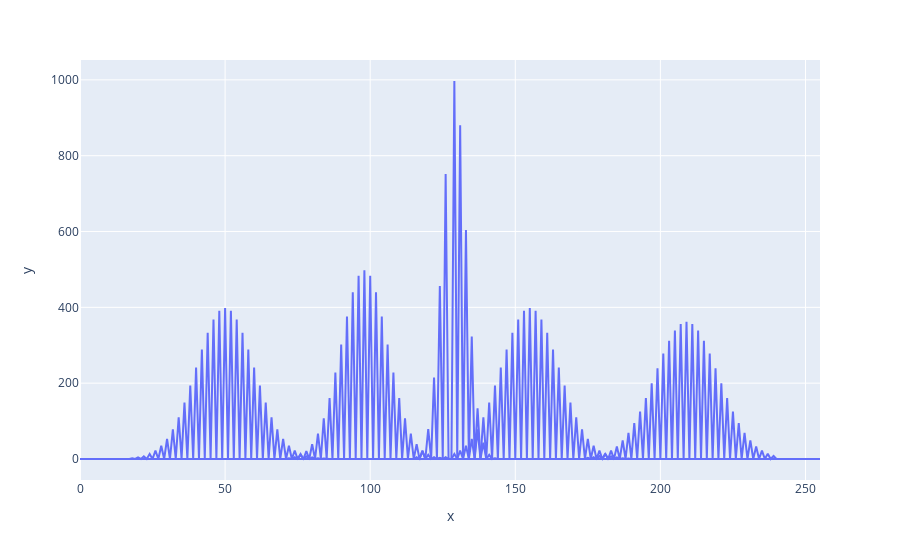

The notebook cell this image was saved under:
### Code cell
fig1.add_trace(fig2.data[0])
fig1.add_trace(fig3.data[0])
fig1.add_trace(fig4.data[0])
fig1.add_trace(fig5.data[0])

### Figure 1 — Plotly figure (JSON) as saved in the notebook; plotly's stock layout.template omitted (floating-point values rounded to 4 significant figures; data arrays with more than 128 entries replaced by an {"elided": "..."} marker saying what was removed)
{"data": [{"hovertemplate": "x=%{x}<br>y=%{y}<extra></extra>", "legendgroup": "", "line": {"color": "#636efa", "dash": "solid"}, "marker": {"symbol": "circle"}, "mode": "lines", "name": "", "orientation": "v", "showlegend": false, "type": "scatter", "x": {"elided": "256 int values"}, "xaxis": "x", "y": {"elided": "256 int values"}, "yaxis": "y"}, {"hovertemplate": "x=%{x}<br>y=%{y}<extra></extra>", "legendgroup": "", "line": {"color": "#636efa", "dash": "solid"}, "marker": {"symbol": "circle"}, "mode": "lines", "name": "", "orientation": "v", "showlegend": false, "type": "scatter", "x": {"elided": "256 int values"}, "xaxis": "x", "y": {"elided": "256 int values"}, "yaxis": "y"}, {"hovertemplate": "x=%{x}<br>y=%{y}<extra></extra>", "legendgroup": "", "line": {"color": "#636efa", "dash": "solid"}, "marker": {"symbol": "circle"}, "mode": "lines", "name": "", "orientation": "v", "showlegend": false, "type": "scatter", "x": {"elided": "256 int values"}, "xaxis": "x", "y": {"elided": "256 int values"}, "yaxis": "y"}, {"hovertemplate": "x=%{x}<br>y=%{y}<extra></extra>", "legendgroup": "", "line": {"color": "#636efa", "dash": "solid"}, "marker": {"symbol": "circle"}, "mode": "lines", "name": "", "orientation": "v", "showlegend": false, "type": "scatter", "x": {"elided": "256 int values"}, "xaxis": "x", "y": {"elided": "256 int values"}, "yaxis": "y"}, {"hovertemplate": "x=%{x}<br>y=%{y}<extra></extra>", "legendgroup": "", "line": {"color": "#636efa", "dash": "solid"}, "marker": {"symbol": "circle"}, "mode": "lines", "name": "", "orientation": "v", "showlegend": false, "type": "scatter", "x": {"elided": "256 int values"}, "xaxis": "x", "y": {"elided": "256 int values"}, "yaxis": "y"}], "layout": {"legend": {"tracegroupgap": 0}, "margin": {"t": 60}, "xaxis": {"anchor": "y", "domain": [0, 1], "title": {"text": "x"}}, "yaxis": {"anchor": "x", "domain": [0, 1], "title": {"text": "y"}}}}
